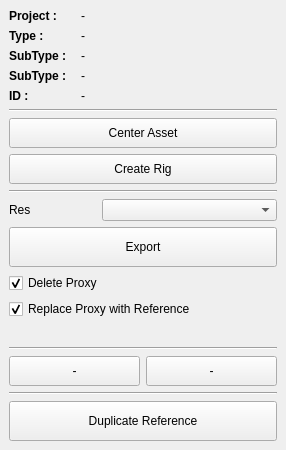
<?xml version="1.0" encoding="UTF-8"?>
<ui version="4.0">
 <class>PropItUI</class>
 <widget class="QMainWindow" name="PropItUI">
  <property name="geometry">
   <rect>
    <x>0</x>
    <y>0</y>
    <width>286</width>
    <height>450</height>
   </rect>
  </property>
  <property name="windowTitle">
   <string>MainWindow</string>
  </property>
  <widget class="QWidget" name="centralwidget">
   <layout class="QVBoxLayout" name="verticalLayout_2">
    <item>
     <layout class="QGridLayout" name="gridLayout_3" columnstretch="1,3">
      <item row="0" column="0">
       <widget class="QLabel" name="project_label_2">
        <property name="font">
         <font>
          <weight>75</weight>
          <bold>true</bold>
         </font>
        </property>
        <property name="text">
         <string>Project : </string>
        </property>
       </widget>
      </item>
      <item row="0" column="1">
       <widget class="QLabel" name="project_label">
        <property name="text">
         <string>-</string>
        </property>
       </widget>
      </item>
      <item row="1" column="0">
       <widget class="QLabel" name="project_label_3">
        <property name="font">
         <font>
          <weight>75</weight>
          <bold>true</bold>
         </font>
        </property>
        <property name="text">
         <string>Type : </string>
        </property>
       </widget>
      </item>
      <item row="1" column="1">
       <widget class="QLabel" name="type_label">
        <property name="text">
         <string>-</string>
        </property>
       </widget>
      </item>
      <item row="2" column="0">
       <widget class="QLabel" name="project_label_4">
        <property name="font">
         <font>
          <weight>75</weight>
          <bold>true</bold>
         </font>
        </property>
        <property name="text">
         <string>SubType : </string>
        </property>
       </widget>
      </item>
      <item row="3" column="0">
       <widget class="QLabel" name="project_label_5">
        <property name="font">
         <font>
          <weight>75</weight>
          <bold>true</bold>
         </font>
        </property>
        <property name="text">
         <string>SubType : </string>
        </property>
       </widget>
      </item>
      <item row="2" column="1">
       <widget class="QLabel" name="subtype_label">
        <property name="text">
         <string>-</string>
        </property>
       </widget>
      </item>
      <item row="3" column="1">
       <widget class="QLabel" name="asset_label">
        <property name="text">
         <string>-</string>
        </property>
       </widget>
      </item>
      <item row="4" column="0">
       <widget class="QLabel" name="project_label_6">
        <property name="font">
         <font>
          <weight>75</weight>
          <bold>true</bold>
         </font>
        </property>
        <property name="text">
         <string>ID : </string>
        </property>
       </widget>
      </item>
      <item row="4" column="1">
       <widget class="QLabel" name="id_label">
        <property name="text">
         <string>-</string>
        </property>
       </widget>
      </item>
     </layout>
    </item>
    <item>
     <widget class="Line" name="line_2">
      <property name="orientation">
       <enum>Qt::Horizontal</enum>
      </property>
     </widget>
    </item>
    <item>
     <layout class="QGridLayout" name="gridLayout" rowstretch="0,0,0,0,0,0,0,0">
      <item row="6" column="0">
       <widget class="QCheckBox" name="deleteProxy_checkBox">
        <property name="text">
         <string>Delete Proxy</string>
        </property>
        <property name="checked">
         <bool>true</bool>
        </property>
       </widget>
      </item>
      <item row="7" column="0">
       <widget class="QCheckBox" name="ref_checkBox">
        <property name="text">
         <string>Replace Proxy with Reference</string>
        </property>
        <property name="checked">
         <bool>true</bool>
        </property>
       </widget>
      </item>
      <item row="3" column="0">
       <widget class="Line" name="line">
        <property name="orientation">
         <enum>Qt::Horizontal</enum>
        </property>
       </widget>
      </item>
      <item row="5" column="0">
       <widget class="QPushButton" name="export_pushButton">
        <property name="minimumSize">
         <size>
          <width>0</width>
          <height>40</height>
         </size>
        </property>
        <property name="text">
         <string>Export</string>
        </property>
       </widget>
      </item>
      <item row="0" column="0">
       <widget class="QPushButton" name="center_pushButton">
        <property name="minimumSize">
         <size>
          <width>0</width>
          <height>30</height>
         </size>
        </property>
        <property name="text">
         <string>Center Asset</string>
        </property>
       </widget>
      </item>
      <item row="1" column="0">
       <widget class="QPushButton" name="createRig_pushButton">
        <property name="minimumSize">
         <size>
          <width>0</width>
          <height>30</height>
         </size>
        </property>
        <property name="text">
         <string>Create Rig</string>
        </property>
       </widget>
      </item>
      <item row="4" column="0">
       <layout class="QHBoxLayout" name="horizontalLayout_4" stretch="1,2">
        <item>
         <widget class="QLabel" name="label">
          <property name="text">
           <string>Res</string>
          </property>
         </widget>
        </item>
        <item>
         <widget class="QComboBox" name="res_comboBox"/>
        </item>
       </layout>
      </item>
     </layout>
    </item>
    <item>
     <spacer name="verticalSpacer">
      <property name="orientation">
       <enum>Qt::Vertical</enum>
      </property>
      <property name="sizeHint" stdset="0">
       <size>
        <width>20</width>
        <height>40</height>
       </size>
      </property>
     </spacer>
    </item>
    <item>
     <widget class="Line" name="line_3">
      <property name="orientation">
       <enum>Qt::Horizontal</enum>
      </property>
     </widget>
    </item>
    <item>
     <layout class="QHBoxLayout" name="horizontalLayout_6">
      <item>
       <widget class="QPushButton" name="propCam_pushButton">
        <property name="minimumSize">
         <size>
          <width>0</width>
          <height>30</height>
         </size>
        </property>
        <property name="text">
         <string>-</string>
        </property>
       </widget>
      </item>
      <item>
       <widget class="QPushButton" name="currentCam_pushButton">
        <property name="minimumSize">
         <size>
          <width>0</width>
          <height>30</height>
         </size>
        </property>
        <property name="text">
         <string>-</string>
        </property>
       </widget>
      </item>
     </layout>
    </item>
    <item>
     <widget class="Line" name="line_4">
      <property name="orientation">
       <enum>Qt::Horizontal</enum>
      </property>
     </widget>
    </item>
    <item>
     <widget class="QPushButton" name="duplicateReference_pushButton">
      <property name="minimumSize">
       <size>
        <width>0</width>
        <height>40</height>
       </size>
      </property>
      <property name="text">
       <string>Duplicate Reference</string>
      </property>
     </widget>
    </item>
   </layout>
  </widget>
  <widget class="QMenuBar" name="menubar">
   <property name="geometry">
    <rect>
     <x>0</x>
     <y>0</y>
     <width>286</width>
     <height>21</height>
    </rect>
   </property>
  </widget>
 </widget>
 <resources/>
 <connections/>
</ui>
